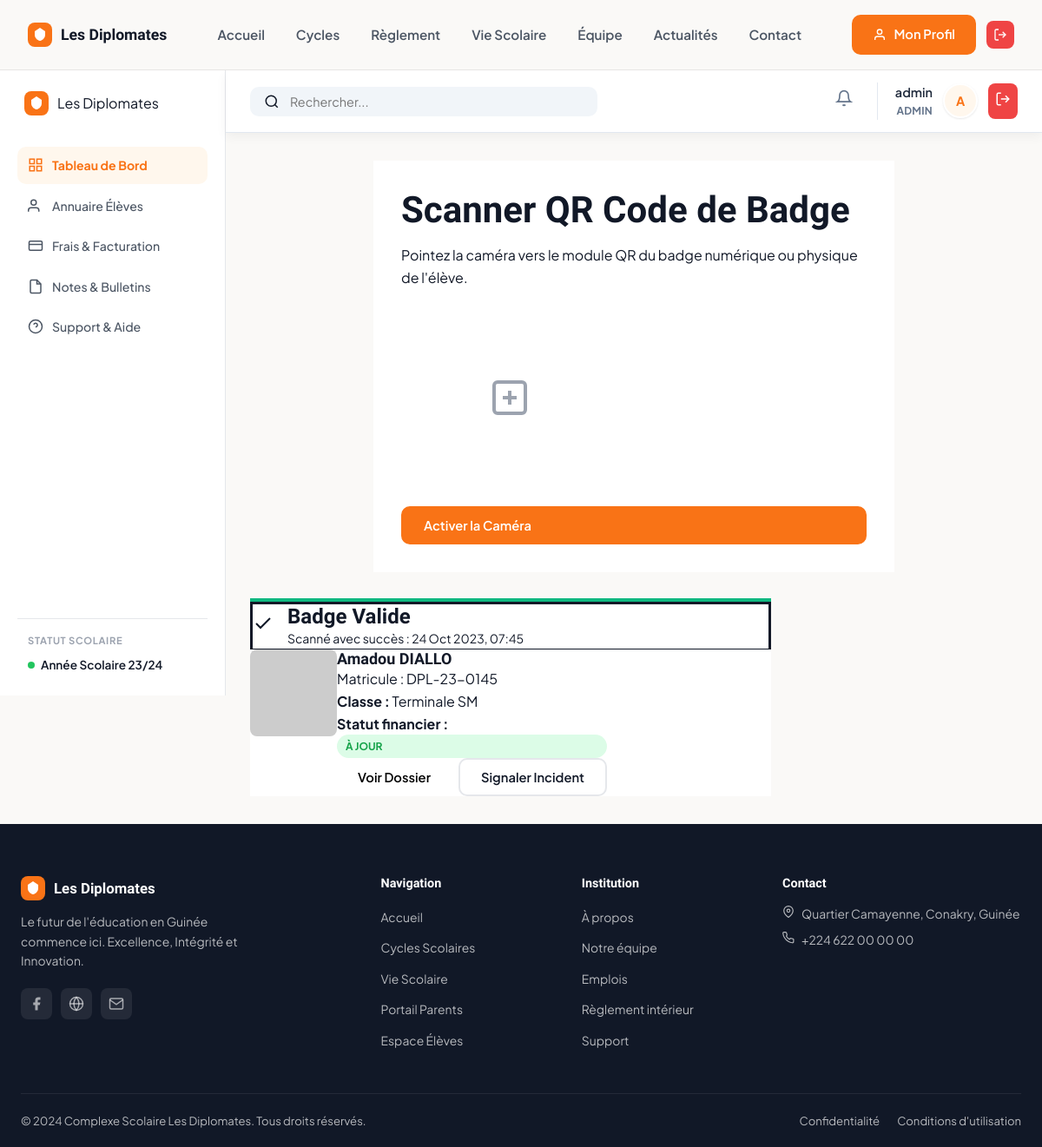
The page /badges/verification/ (signed in) on the database its author committed.
### apps/accounts/models.py (models this page shows, shortened)
class CustomUser(AbstractUser):
    class Role(models.TextChoices):
        ADMIN = 'ADMIN', _('Administrateur')
        FINANCE = 'FINANCE', _('Finance / Comptabilité')
        PROFESSEUR = 'PROF', _('Professeur')
        PARENT = 'PARENT', _('Parent')
        ELEVE = 'ELEVE', _('Élève')
    role = models.CharField(
        max_length=15,
        choices=Role.choices,
        default=Role.ELEVE,
        verbose_name=_('Rôle utilisateur')
    )
    telephone = models.CharField(
        max_length=20,
        blank=True,
        verbose_name=_('Téléphone')
    )
    def is_admin(self):
        return self.role == self.Role.ADMIN or self.is_superuser

### apps/badges/views.py (the view)
# urls.py: path('verification/', views.verification_badge, name='verification'),
@login_required
@admin_required
def verification_badge(request):
    return render(request, 'pages/badges/verification.html')

### apps/accounts/permissions.py (called while the page is built)
def admin_required(view_func):
    return user_passes_test(lambda u: u.is_authenticated and u.is_admin())(view_func)

### templates/pages/badges/verification.html (shortened to what this page needs)
{% extends 'base.html' %}
{% load static %}
{% block body_class %}admin-layout{% endblock %}
{% block content %}
<div class="admin-wrapper">
    {% include 'includes/sidebar_admin.html' %}
    <div class="admin-main">
        {% block topbar %}
        {% include 'includes/topbar_admin.html' %}
        {% endblock %}
        <div class="admin-content">
            <div class="page-header justify-center p-8 bg-white shadow-sm rounded mb-8 text-center"
                style="max-width: 600px; margin: 0 auto 30px;">
                <h1 class="text-2xl mb-2">Scanner QR Code de Badge</h1>
                <p class="text-gray mb-6">Pointez la caméra vers le module QR du badge numérique ou physique de l'élève.
                </p>
                <div class="qr-scanner-placeholder mx-auto bg-gray-100 border-2 border-dashed border-gray-400 rounded flex items-center justify-center"
                    style="width: 250px; height: 250px;">
                    <svg width="48" height="48" viewBox="0 0 24 24" fill="none" stroke="#9ca3af" stroke-width="2">
                        <rect x="3" y="3" width="18" height="18" rx="2" ry="2" />
                        <line x1="12" y1="8" x2="12" y2="16" />
                        <line x1="8" y1="12" x2="16" y2="12" />
                    </svg>
                </div>
                <button class="btn btn-primary mt-6 w-full max-w-sm">Activer la Caméra</button>
            </div>
            <div class="scan-result" id="scanResult">
                <div class="result-card mx-auto bg-white p-6 rounded shadow"
                    style="max-width: 600px; border-top: 4px solid #10b981;">
                    <div class="flex items-center gap-4 mb-6 border-b pb-4">
                        <div class="rounded-full bg-green-100 p-3 text-green-600">
                            <svg width="24" height="24" viewBox="0 0 24 24" fill="none" stroke="currentColor"
                                stroke-width="2">
                                <polyline points="20 6 9 17 4 12" />
                            </svg>
                        </div>
                        <div>
                            <h2 class="text-xl font-bold text-green-600">Badge Valide</h2>
                            <p class="text-sm">Scanné avec succès : 24 Oct 2023, 07:45</p>
                        </div>
                    </div>
                    <div class="flex gap-6 items-start">
                        <div class="eleve-photo bg-gray-200"
                            style="width: 100px; height: 100px; min-width: 100px; border-radius: 8px;">
                            <img src="https://via.placeholder.com/100" alt="Élève" class="w-full h-full object-cover"
                                style="border-radius: 8px;">
                        </div>
                        <div class="eleve-details">
                            <h3 class="font-bold text-lg mb-1">Amadou DIALLO</h3>
                            <p class="text-gray mb-1">Matricule : <span
                                    class="font-mono bg-gray-100 px-1 rounded">DPL-23-0145</span></p>
                            <p class="mb-1"><strong>Classe :</strong> Terminale SM</p>
                            <p class="mb-3"><strong>Statut financier :</strong> <span
                                    class="status-badge status-badge-validated">À JOUR</span></p>
                            <div class="actions mt-4 flex gap-2">
                                <button class="btn btn-secondary text-sm">Voir Dossier</button>
                                <button class="btn btn-outline text-sm">Signaler Incident</button>
                            </div>
                        </div>
                    </div>
                </div>
            </div>
        </div>
    </div>
</div>
{% endblock %}

### templates/includes/topbar_admin.html (shortened to what this page needs)
<header class="admin-topbar">
    <div class="topbar-search">
        <svg width="18" height="18" viewBox="0 0 24 24" fill="none" stroke="currentColor" stroke-width="2">
            <circle cx="11" cy="11" r="8" />
            <line x1="21" y1="21" x2="16.65" y2="16.65" />
        </svg>
        <input type="text" placeholder="Rechercher...">
    </div>
    <div class="topbar-actions">
        <a href="{% url 'notifications:notifications_list' %}" class="icon-btn">
            <svg width="20" height="20" viewBox="0 0 24 24" fill="none" stroke="currentColor" stroke-width="2">
                <path d="M18 8A6 6 0 0 0 6 8c0 7-3 9-3 9h18s-3-2-3-9" />
                <path d="M13.73 21a2 2 0 0 1-3.46 0" />
            </svg>
        </a>
        <div class="topbar-user">
            <div class="user-info">
                <span class="user-name">{{ user.get_full_name|default:user.username }}</span>
                <span class="user-role">{{ user_role|default:user.role }}</span>
            </div>
            <div class="avatar-sm">
                {{ user.username.0|upper }}
            </div>
            <a href="{% url 'accounts:logout' %}" class="btn-danger-small">
                <svg width="18" height="18" viewBox="0 0 24 24" fill="none" stroke="currentColor" stroke-width="2">
                    <path d="M9 21H5a2 2 0 0 1-2-2V5a2 2 0 0 1 2-2h4" />
                    <polyline points="16,17 21,12 16,7" />
                    <line x1="21" y1="12" x2="9" y2="12" />
                </svg>
            </a>
        </div>
    </div>
</header>

### static/css/style.css (style rules this page uses)
:root { --orange: #F97316; --orange-dark: #ea6c0a; --orange-light: #FFF7ED; --orange-pale: #FEF3C7; --dark: #111827; --gray-800: #1f2937; --gray-600: #4b5563; --gray-400: #9ca3af; --gray-200: #e5e7eb; --gray-100: #f3f4f6; --bg: #FAF9F7; --white: #ffffff; --green: #22c55e; --red: #ef4444; --radius: 12px; --radius-lg: 20px; --shadow-sm: 0 1px 3px rgba(0, 0, 0, .06), 0 1px 2px rgba(0, 0, 0, .04); --shadow: 0 4px 16px rgba(0, 0, 0, .08); --shadow-lg: 0 12px 40px rgba(0, 0, 0, .12); --font-display: 'Sora', sans-serif; --font-body: 'Plus Jakarta Sans', sans-serif; --transition: .3s cubic-bezier(0.4, 0, 0.2, 1); }
.flex { display: flex; }
.items-center { align-items: center; }
.items-start { align-items: flex-start; }
.justify-center { justify-content: center; }
.h-full { height: 100%; }
.w-full { width: 100%; }
.gap-2 { gap: 8px; }
.gap-4 { gap: 16px; }
.p-8 { padding: 32px; }
.mb-8 { margin-bottom: 32px; }
.text-sm { font-size: 0.875rem; }
.text-lg { font-size: 1.125rem; }
.font-bold { font-weight: 700; }
.bg-white { background-color: #ffffff; }
.border-b { border-bottom-width: 1px; border-style: solid; }
*, *::before, *::after { box-sizing: border-box; margin: 0; padding: 0; }
html { scroll-behavior: smooth; }
body { font-family: var(--font-body); background: var(--bg); color: var(--dark); line-height: 1.6; -webkit-font-smoothing: antialiased; }
img { max-width: 100%; display: block; }
a { text-decoration: none; color: inherit; }
button { cursor: pointer; border: none; background: none; font-family: var(--font-body); }
input, select, textarea { font-family: var(--font-body); }
h1, h2, h3, h4 { font-family: var(--font-display); font-weight: 700; line-height: 1.2; }
.btn { display: inline-flex; align-items: center; gap: 8px; padding: 11px 24px; border-radius: 10px; font-weight: 600; font-size: .92rem; transition: all var(--transition); cursor: pointer; }
.btn-primary { background: var(--orange); color: white; border: 2px solid var(--orange); }
.btn-outline { background: transparent; color: var(--dark); border: 2px solid var(--gray-200); }
.page-header { margin-bottom: 40px; }
.page-header h1 { font-size: clamp(2rem, 3.5vw, 3rem); color: var(--dark); margin-bottom: 14px; }
.admin-layout { background: var(--bg); }
.admin-wrapper { display: flex; min-height: 100vh; }
.status-badge { display: flex; align-items: center; gap: 7px; font-size: .85rem; font-weight: 600; color: var(--dark); }
.admin-main { flex: 1; min-width: 0; display: flex; flex-direction: column; }
.admin-topbar { display: flex; align-items: center; justify-content: space-between; padding: 16px 28px; background: white; border-bottom: 1px solid var(--gray-200); position: sticky; top: 80px; z-index: 800; box-shadow: 0 4px 12px rgba(0, 0, 0, .05); }
.topbar-actions { display: flex; align-items: center; gap: 12px; }
.topbar-search { display: flex; align-items: center; gap: 8px; background: var(--gray-100); border-radius: 10px; padding: 8px 14px; flex: 1; max-width: 300px; }
.topbar-search input { background: none; border: none; outline: none; font-size: .88rem; flex: 1; }
.topbar-user { display: flex; align-items: center; gap: 12px; margin-left: auto; }
.avatar-sm { width: 40px; height: 40px; background: var(--orange-light); color: var(--orange); border-radius: 50%; display: flex; align-items: center; justify-content: center; font-size: .9rem; font-weight: 700; border: 2px solid white; box-shadow: var(--shadow-sm); }
.btn-danger-small { padding: 8px; border-radius: 8px; background: var(--red); color: white; transition: all var(--transition); }
.admin-content { padding: 32px 28px; }
.status-badge-validated { background: #dcfce7; color: #16a34a; font-size: .75rem; font-weight: 700; padding: 4px 10px; border-radius: 100px; }

### rows shown on the page
CustomUser: get_full_name "admin", role "ADMIN", username.0 "A"
